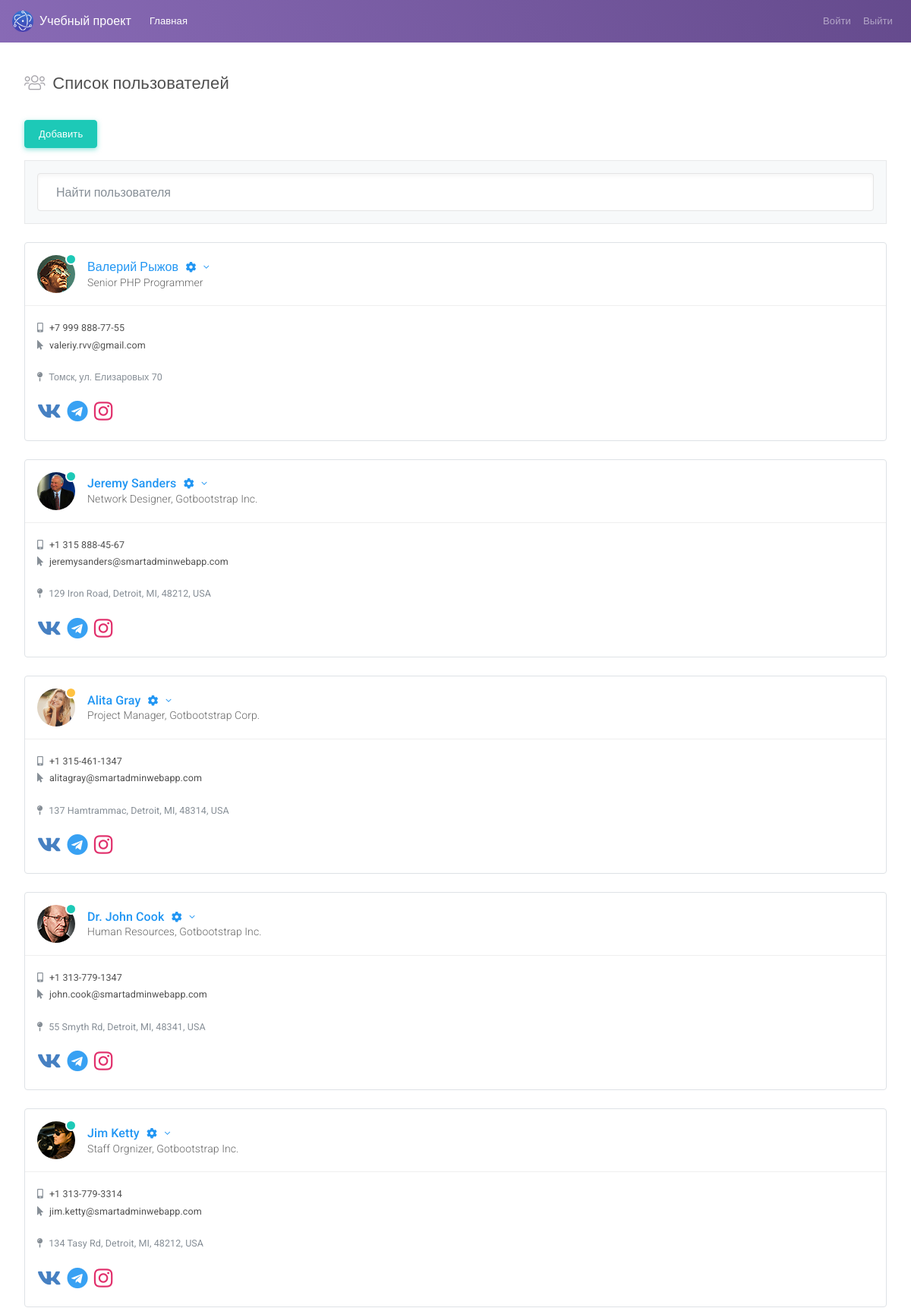
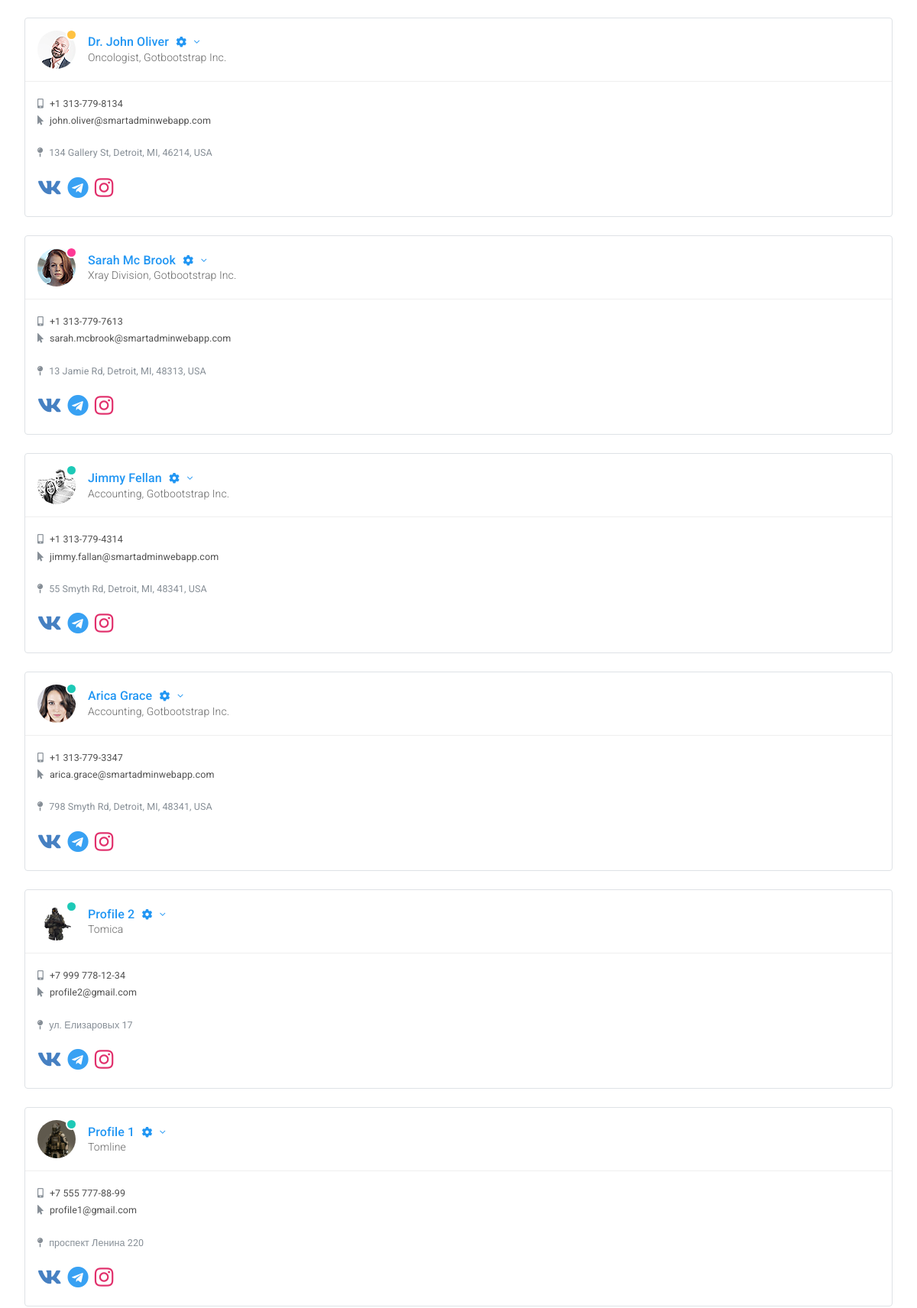
/users.php (signed in, upper part), run on the app's committed database (2 pictures, top to bottom).
### tables this page shows
CREATE TABLE `users` (
  `id` int NOT NULL,
  `email` varchar(255) NOT NULL,
  `password` varchar(255) NOT NULL,
  `name` varchar(255) NOT NULL,
  `job_title` varchar(255) NOT NULL,
  `status` varchar(255) NOT NULL,
  `image` varchar(255) NOT NULL,
  `phone` varchar(255) NOT NULL,
  `address` varchar(255) NOT NULL,
  `vk` varchar(255) NOT NULL,
  `telegram` varchar(255) NOT NULL,
  `instagram` varchar(255) NOT NULL,
  `role` varchar(255) NOT NULL
);

### functions.php (called while the page is built, shortened)
<?php
function get_users() {
	$pdo = new PDO("mysql:host=localhost;dbname=in_deep_project;", "root", "");
	$sql = "SELECT * FROM users";
	$statement = $pdo->prepare($sql);
	$statement->execute();
	return $statement->fetchAll(PDO::FETCH_ASSOC);
}
function is_admin($user) {
	if($user['role'] == "admin") {
		return true;
	}
}
function get_logged_in_user() {
	return $_SESSION['logged_in_user'];
}
?>

### users.php (the view, shortened to what this page needs)
<?php
require "functions.php";
$users = get_users();
?>
<!DOCTYPE html>
<html lang="en">
<head>
    <link id="vendorsbundle" rel="stylesheet" media="screen, print" href="css/vendors.bundle.css">
    <link id="appbundle" rel="stylesheet" media="screen, print" href="css/app.bundle.css">
    <link id="myskin" rel="stylesheet" media="screen, print" href="css/skins/skin-master.css">
    <link rel="stylesheet" media="screen, print" href="css/statistics/chartist/chartist.css">
    <link rel="stylesheet" media="screen, print" href="css/miscellaneous/lightgallery/lightgallery.bundle.css">
    <link rel="stylesheet" media="screen, print" href="css/fa-solid.css">
    <link rel="stylesheet" media="screen, print" href="css/fa-brands.css">
    <link rel="stylesheet" media="screen, print" href="css/fa-regular.css">
</head>
    <body class="mod-bg-1 mod-nav-link">
        <nav class="navbar navbar-expand-lg navbar-dark bg-primary bg-primary-gradient">
            <a class="navbar-brand d-flex align-items-center fw-500" href="users.html"><img alt="logo" class="d-inline-block align-top mr-2" src="img/logo.png"> Учебный проект</a>
            <div class="collapse navbar-collapse" id="navbarColor02">
                <ul class="navbar-nav mr-auto">
                    <li class="nav-item active">
                        <a class="nav-link" href="#">Главная <span class="sr-only">(current)</span></a>
                    </li>
                </ul>
                <ul class="navbar-nav ml-auto">
                    <li class="nav-item">
                        <a class="nav-link" href="page_login.php">Войти</a>
                    </li>
                    <li class="nav-item">
                        <a class="nav-link" href="logout.php">Выйти</a>
                    </li>
                </ul>
            </div>
        </nav>
        <main id="js-page-content" role="main" class="page-content mt-3">
            <div class="subheader">
                <h1 class="subheader-title">
                    <i class='subheader-icon fal fa-users'></i> Список пользователей
                </h1>
            </div>
            <div class="row">
                <div class="col-xl-12">
                    <?php if(is_admin(get_logged_in_user())):?>
                    <a class="btn btn-success" href="create_user.php">Добавить</a>
                    <?php endif;?>
                    <div class="border-faded bg-faded p-3 mb-g d-flex mt-3">
                        <input type="text" id="js-filter-contacts" name="filter-contacts" class="form-control shadow-inset-2 form-control-lg" placeholder="Найти пользователя">
                    </div>
                </div>
            </div>
            <div class="row" id="js-contacts">
                <?foreach ($users as $user):?>
                <div class="col-xl-4">
                    <div id="c_1" class="card border shadow-0 mb-g shadow-sm-hover" data-filter-tags="<?php echo mb_strtolower($user['name']);?>">
                        <div class="card-body border-faded border-top-0 border-left-0 border-right-0 rounded-top">
                            <div class="d-flex flex-row align-items-center">
                                <span class="status status-<?php echo $user['status'];?> mr-3">
                                    <span class="rounded-circle profile-image d-block " style="background-image:url('img/demo/avatars/<?php echo $user['image'];?>'); background-size: cover;"></span>
                                </span>
                                <div class="info-card-text flex-1">
                                    <a href="page_profile.php?id=<?php echo $user['id'];?>" class="fs-xl text-truncate text-truncate-lg text-info"><?php echo $user['name'];?></a>
                                    <?php
                                     if(is_admin(get_logged_in_user()) || is_equal_user($user, get_logged_in_user())):
                                    ?>
                                    <a href="javascript:void(0);" class="fs-xl text-truncate text-truncate-lg text-info" data-toggle="dropdown" aria-expanded="false">
                                        <i class="fal fas fa-cog fa-fw d-inline-block ml-1 fs-md"></i>
                                        <i class="fal fa-angle-down d-inline-block ml-1 fs-md"></i>
                                    </a>
                                    <?php
                                    endif;
                                    ?>
                                    <span class="text-truncate text-truncate-xl"><?php echo $user['job_title'];?></span>
                                </div>
                            </div>
                        </div>
                        <div class="card-body p-0 collapse show">
                            <div class="p-3">
                                <a href="tel:+13174562564" class="mt-1 d-block fs-sm fw-400 text-dark">
                                    <i class="fas fa-mobile-alt text-muted mr-2"></i><?php echo $user['phone'];?></a>
                                <a href="mailto:oliver.kopyov@smartadminwebapp.com" class="mt-1 d-block fs-sm fw-400 text-dark">
                                    <i class="fas fa-mouse-pointer text-muted mr-2"></i><?php echo $user['email'];?></a>
                                <address class="fs-sm fw-400 mt-4 text-muted">
                                    <i class="fas fa-map-pin mr-2"></i><?php echo $user['address'];?></address>
                                <div class="d-flex flex-row">
                                    <a href="<?php echo $user['vk'];?>" class="mr-2 fs-xxl" style="color:#4680C2">
                                        <i class="fab fa-vk"></i>
                                    </a>
                                    <a href="<?php echo $user['telegram'];?>" class="mr-2 fs-xxl" style="color:#38A1F3">
                                        <i class="fab fa-telegram"></i>
                                    </a>
                                    <a href="<?php echo $user['instagram'];?>" class="mr-2 fs-xxl" style="color:#E1306C">
                                        <i class="fab fa-instagram"></i>
                                    </a>
                                </div>
                            </div>
                        </div>
                    </div>
                </div>
                <?endforeach;?>
            </div>
        </main>
    </body>
</html>

### css/fa-solid.css (style rules this page uses)
.fa,.fas { font-family:'Font Awesome 5 Pro';font-weight:900 }

### css/fa-brands.css (style rules this page uses)
.fab { font-family:'Font Awesome 5 Brands';font-weight:400 }

### data on the page
users: image (picture), name "Валерий Рыжов", job_title "Senior PHP Programmer", phone "+7 999 888-77-55", email "valeriy.rvv@gmail.com", address "Томск, ул. Елизаровых 70"
users: image (picture), name "Jeremy Sanders", job_title "Network Designer, Gotbootstrap Inc.", phone "+1 315 888-45-67", email "jeremysanders@smartadminwebapp.com", address "129 Iron Road, Detroit, MI, 48212, USA"
users: image (picture), name "Alita Gray", job_title "Project Manager, Gotbootstrap Corp.", phone "+1 315-461-1347", email "alitagray@smartadminwebapp.com", address "137 Hamtrammac, Detroit, MI, 48314, USA"
users: image (picture), name "Dr. John Cook", job_title "Human Resources, Gotbootstrap Inc.", phone "+1 313-779-1347", email "john.cook@smartadminwebapp.com", address "55 Smyth Rd, Detroit, MI, 48341, USA"
users: image (picture), name "Jim Ketty", job_title "Staff Orgnizer, Gotbootstrap Inc.", phone "+1 313-779-3314", email "jim.ketty@smartadminwebapp.com", address "134 Tasy Rd, Detroit, MI, 48212, USA"
users: image (picture), name "Dr. John Oliver", job_title "Oncologist, Gotbootstrap Inc.", phone "+1 313-779-8134", email "john.oliver@smartadminwebapp.com", address "134 Gallery St, Detroit, MI, 46214, USA"
users: image (picture), name "Sarah Mc Brook", job_title "Xray Division, Gotbootstrap Inc.", phone "+1 313-779-7613", email "sarah.mcbrook@smartadminwebapp.com", address "13 Jamie Rd, Detroit, MI, 48313, USA"
users: image (picture), name "Jimmy Fellan", job_title "Accounting, Gotbootstrap Inc.", phone "+1 313-779-4314", email "jimmy.fallan@smartadminwebapp.com", address "55 Smyth Rd, Detroit, MI, 48341, USA"
users: image (picture), name "Arica Grace", job_title "Accounting, Gotbootstrap Inc.", phone "+1 313-779-3347", email "arica.grace@smartadminwebapp.com", address "798 Smyth Rd, Detroit, MI, 48341, USA"
users: image (picture), name "Profile 2", job_title "Tomica", phone "+7 999 778-12-34", email "profile2@gmail.com", address "ул. Елизаровых 17"
users: image (picture), name "Profile 1", job_title "Tomline", phone "+7 555 777-88-99", email "profile1@gmail.com", address "проспект Ленина 220"
